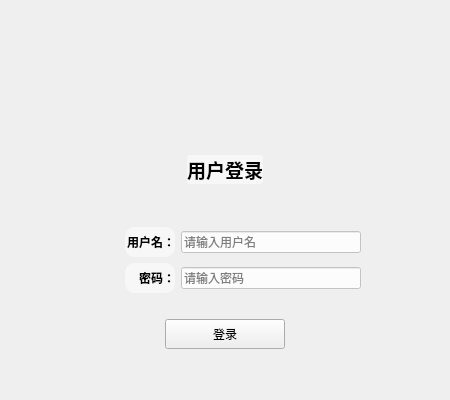
<?xml version="1.0" encoding="UTF-8"?>
<ui version="4.0">
 <class>Widget</class>
 <widget class="QWidget" name="Widget">
  <property name="geometry">
   <rect>
    <x>0</x>
    <y>0</y>
    <width>450</width>
    <height>400</height>
   </rect>
  </property>
  <property name="windowTitle">
   <string>登录</string>
  </property>
  <layout class="QVBoxLayout" name="verticalLayout">
   <item>
    <spacer name="verticalSpacer">
     <property name="orientation">
      <enum>Qt::Orientation::Vertical</enum>
     </property>
     <property name="sizeHint" stdset="0">
      <size>
       <width>20</width>
       <height>20</height>
      </size>
     </property>
    </spacer>
   </item>
   <item>
    <layout class="QHBoxLayout" name="horizontalLayout_5">
     <item>
      <spacer name="horizontalSpacer_9">
       <property name="orientation">
        <enum>Qt::Orientation::Horizontal</enum>
       </property>
       <property name="sizeHint" stdset="0">
        <size>
         <width>40</width>
         <height>20</height>
        </size>
       </property>
      </spacer>
     </item>
     <item>
      <widget class="QLabel" name="labelLogo">
       <property name="minimumSize">
        <size>
         <width>100</width>
         <height>100</height>
        </size>
       </property>
       <property name="maximumSize">
        <size>
         <width>100</width>
         <height>100</height>
        </size>
       </property>
       <property name="text">
        <string/>
       </property>
       <property name="pixmap">
        <pixmap resource="resources/resources.qrc">:/images/login_logo.png</pixmap>
       </property>
       <property name="scaledContents">
        <bool>true</bool>
       </property>
      </widget>
     </item>
     <item>
      <spacer name="horizontalSpacer_10">
       <property name="orientation">
        <enum>Qt::Orientation::Horizontal</enum>
       </property>
       <property name="sizeHint" stdset="0">
        <size>
         <width>40</width>
         <height>20</height>
        </size>
       </property>
      </spacer>
     </item>
    </layout>
   </item>
   <item>
    <layout class="QHBoxLayout" name="horizontalLayout_3">
     <item>
      <spacer name="horizontalSpacer_5">
       <property name="orientation">
        <enum>Qt::Orientation::Horizontal</enum>
       </property>
       <property name="sizeHint" stdset="0">
        <size>
         <width>40</width>
         <height>20</height>
        </size>
       </property>
      </spacer>
     </item>
     <item>
      <widget class="QLabel" name="labelTitle">
       <property name="font">
        <font>
         <pointsize>14</pointsize>
         <bold>true</bold>
        </font>
       </property>
       <property name="mouseTracking">
        <bool>false</bool>
       </property>
       <property name="styleSheet">
        <string notr="true">color: black;
background-color: rgba(255, 255, 255, 0.5);
border-radius: 3px;</string>
       </property>
       <property name="text">
        <string>用户登录</string>
       </property>
       <property name="alignment">
        <set>Qt::AlignmentFlag::AlignCenter</set>
       </property>
      </widget>
     </item>
     <item>
      <spacer name="horizontalSpacer_6">
       <property name="orientation">
        <enum>Qt::Orientation::Horizontal</enum>
       </property>
       <property name="sizeHint" stdset="0">
        <size>
         <width>40</width>
         <height>20</height>
        </size>
       </property>
      </spacer>
     </item>
    </layout>
   </item>
   <item>
    <spacer name="verticalSpacer_3">
     <property name="orientation">
      <enum>Qt::Orientation::Vertical</enum>
     </property>
     <property name="sizeHint" stdset="0">
      <size>
       <width>20</width>
       <height>20</height>
      </size>
     </property>
    </spacer>
   </item>
   <item>
    <layout class="QHBoxLayout" name="horizontalLayout">
     <item>
      <spacer name="horizontalSpacer">
       <property name="orientation">
        <enum>Qt::Orientation::Horizontal</enum>
       </property>
       <property name="sizeHint" stdset="0">
        <size>
         <width>40</width>
         <height>20</height>
        </size>
       </property>
      </spacer>
     </item>
     <item>
      <widget class="QLabel" name="labelUserIcon">
       <property name="minimumSize">
        <size>
         <width>30</width>
         <height>30</height>
        </size>
       </property>
       <property name="maximumSize">
        <size>
         <width>30</width>
         <height>30</height>
        </size>
       </property>
       <property name="text">
        <string/>
       </property>
       <property name="pixmap">
        <pixmap resource="resources/resources.qrc">:/images/user_icon.png</pixmap>
       </property>
       <property name="scaledContents">
        <bool>true</bool>
       </property>
      </widget>
     </item>
     <item>
      <widget class="QLabel" name="labelUsername">
       <property name="minimumSize">
        <size>
         <width>50</width>
         <height>0</height>
        </size>
       </property>
       <property name="maximumSize">
        <size>
         <width>16777215</width>
         <height>16777215</height>
        </size>
       </property>
       <property name="styleSheet">
        <string notr="true">color: black;
background-color: rgba(255, 255, 255, 0.5);
border-radius: 10px;
font-weight: bold;</string>
       </property>
       <property name="lineWidth">
        <number>1</number>
       </property>
       <property name="text">
        <string>用户名：</string>
       </property>
       <property name="alignment">
        <set>Qt::AlignmentFlag::AlignRight|Qt::AlignmentFlag::AlignTrailing|Qt::AlignmentFlag::AlignVCenter</set>
       </property>
      </widget>
     </item>
     <item>
      <widget class="QLineEdit" name="lineEditUsername">
       <property name="minimumSize">
        <size>
         <width>180</width>
         <height>0</height>
        </size>
       </property>
       <property name="styleSheet">
        <string notr="true">background-color: rgba(255, 255, 255, 200);</string>
       </property>
       <property name="placeholderText">
        <string>请输入用户名</string>
       </property>
      </widget>
     </item>
     <item>
      <spacer name="horizontalSpacer_2">
       <property name="orientation">
        <enum>Qt::Orientation::Horizontal</enum>
       </property>
       <property name="sizeHint" stdset="0">
        <size>
         <width>40</width>
         <height>20</height>
        </size>
       </property>
      </spacer>
     </item>
    </layout>
   </item>
   <item>
    <layout class="QHBoxLayout" name="horizontalLayout_2">
     <item>
      <spacer name="horizontalSpacer_3">
       <property name="orientation">
        <enum>Qt::Orientation::Horizontal</enum>
       </property>
       <property name="sizeHint" stdset="0">
        <size>
         <width>40</width>
         <height>20</height>
        </size>
       </property>
      </spacer>
     </item>
     <item>
      <widget class="QLabel" name="labelPwdIcon">
       <property name="minimumSize">
        <size>
         <width>30</width>
         <height>30</height>
        </size>
       </property>
       <property name="maximumSize">
        <size>
         <width>30</width>
         <height>30</height>
        </size>
       </property>
       <property name="text">
        <string/>
       </property>
       <property name="pixmap">
        <pixmap resource="resources/resources.qrc">:/images/password_icon.png</pixmap>
       </property>
       <property name="scaledContents">
        <bool>true</bool>
       </property>
      </widget>
     </item>
     <item>
      <widget class="QLabel" name="labelPassword">
       <property name="minimumSize">
        <size>
         <width>50</width>
         <height>0</height>
        </size>
       </property>
       <property name="maximumSize">
        <size>
         <width>16777215</width>
         <height>16777215</height>
        </size>
       </property>
       <property name="styleSheet">
        <string notr="true">color: black;
background-color: rgba(255, 255, 255, 0.5);
border-radius: 10px;
font-weight: bold;</string>
       </property>
       <property name="text">
        <string>密码：</string>
       </property>
       <property name="alignment">
        <set>Qt::AlignmentFlag::AlignRight|Qt::AlignmentFlag::AlignTrailing|Qt::AlignmentFlag::AlignVCenter</set>
       </property>
      </widget>
     </item>
     <item>
      <widget class="QLineEdit" name="lineEditPassword">
       <property name="minimumSize">
        <size>
         <width>180</width>
         <height>0</height>
        </size>
       </property>
       <property name="styleSheet">
        <string notr="true">background-color: rgba(255, 255, 255, 200);</string>
       </property>
       <property name="echoMode">
        <enum>QLineEdit::EchoMode::Password</enum>
       </property>
       <property name="placeholderText">
        <string>请输入密码</string>
       </property>
      </widget>
     </item>
     <item>
      <spacer name="horizontalSpacer_4">
       <property name="orientation">
        <enum>Qt::Orientation::Horizontal</enum>
       </property>
       <property name="sizeHint" stdset="0">
        <size>
         <width>40</width>
         <height>20</height>
        </size>
       </property>
      </spacer>
     </item>
    </layout>
   </item>
   <item>
    <spacer name="verticalSpacer_2">
     <property name="orientation">
      <enum>Qt::Orientation::Vertical</enum>
     </property>
     <property name="sizeType">
      <enum>QSizePolicy::Policy::Fixed</enum>
     </property>
     <property name="sizeHint" stdset="0">
      <size>
       <width>20</width>
       <height>20</height>
      </size>
     </property>
    </spacer>
   </item>
   <item>
    <layout class="QHBoxLayout" name="horizontalLayout_4">
     <item>
      <spacer name="horizontalSpacer_7">
       <property name="orientation">
        <enum>Qt::Orientation::Horizontal</enum>
       </property>
       <property name="sizeHint" stdset="0">
        <size>
         <width>40</width>
         <height>20</height>
        </size>
       </property>
      </spacer>
     </item>
     <item>
      <widget class="QPushButton" name="pushButtonLogin">
       <property name="minimumSize">
        <size>
         <width>120</width>
         <height>30</height>
        </size>
       </property>
       <property name="styleSheet">
        <string notr="true">QPushButton {&quot;
    background-color: #2c7adf;&quot;
    &quot;color: white;&quot;
    &quot;border-radius: 15px;&quot;  // 这里设置圆角大小
    &quot;font-weight: bold;&quot;
    &quot;}&quot;;

QPushButton:hover {
    background-color: #4a8fe7;
}

QPushButton:pressed {
    background-color: #1c5ab0;
}</string>
       </property>
       <property name="text">
        <string>登录</string>
       </property>
      </widget>
     </item>
     <item>
      <spacer name="horizontalSpacer_8">
       <property name="orientation">
        <enum>Qt::Orientation::Horizontal</enum>
       </property>
       <property name="sizeHint" stdset="0">
        <size>
         <width>40</width>
         <height>20</height>
        </size>
       </property>
      </spacer>
     </item>
    </layout>
   </item>
   <item>
    <spacer name="verticalSpacer_4">
     <property name="orientation">
      <enum>Qt::Orientation::Vertical</enum>
     </property>
     <property name="sizeHint" stdset="0">
      <size>
       <width>20</width>
       <height>40</height>
      </size>
     </property>
    </spacer>
   </item>
  </layout>
 </widget>
 <resources>
  <include location="resources/resources.qrc"/>
 </resources>
 <connections/>
</ui>
